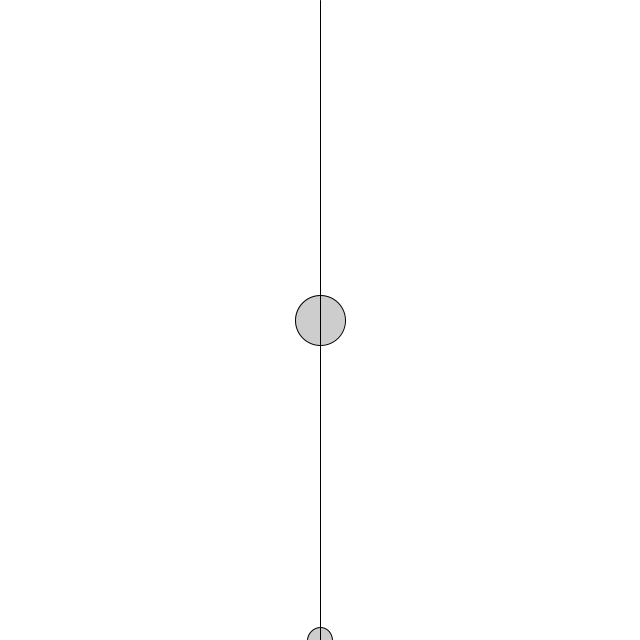
Frame 1 (no input)
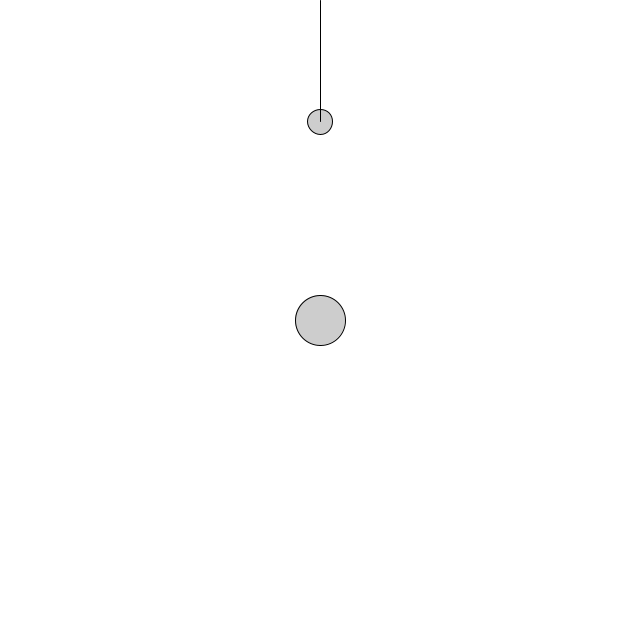
Frame 60 (the mouse pressed at the canvas centre just before this capture)
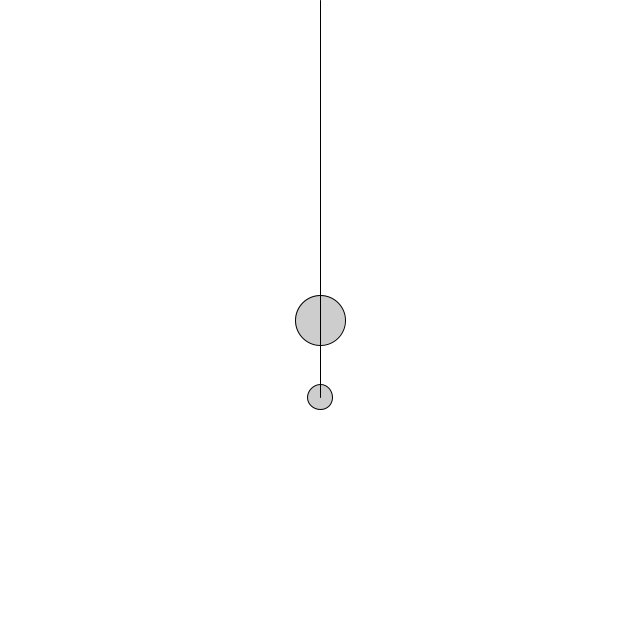
Frame 120 (the mouse held since frame 60 and released just before this capture)

The Processing sketch that drew these frames (run headless with seeded random() and noise(); from frame 60 on, the mouse is pressed at the canvas centre):

// Processing sketch: E3_6Bobber
// ── E3_6Bobber.pde


void setup(){
  size(640, 640);
  background(255);
  stroke(0);
  fill(0, 50);
}

float theta = PI/2;
float y;
float amp = 320;
float initamp = amp;
float damp = 2;

void draw(){
  background(255);
  y = map(sin(theta)*amp, -1*initamp, initamp, 0, height ) ;
  line(width/2, 0, width/2, y);
  ellipse(width/2, y,  25, 25);
  ellipse(width/2, height/2, 50, 50);
  theta+=.05;
  if(amp>0){
    amp-=damp;
  }
  println(amp);
}
  
  
  
